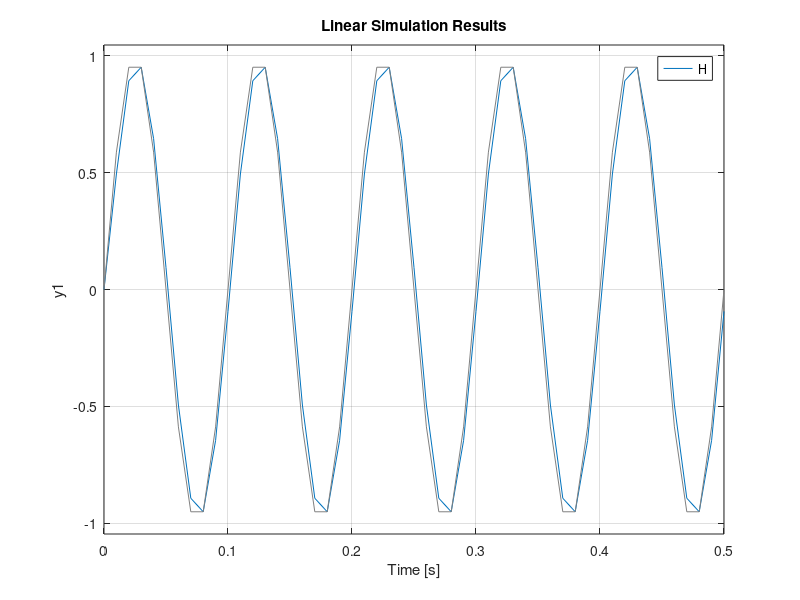

This chart was generated by the following MATLAB code:
% Given the transfer function H(s) = (n1*s +n0)/(d2*s^2 +d1*s +d0)
% use MATLAB  tf function     H = tf([n1 n0], [d2 d1 d0];   

H=tf([1],[1/(2*pi*100) 1]); % first order  
		       
%%%%%%%%STEP RESPONSE%%%%%%%%%%%%%%%%%%%%%%%%%%%%%%%%%%%%%%
ts=.5;  % time simulated
step(H,ts)

%%%%%%%%%%%%%%%%%%%%%%%%%%%%%%%%%%%%%%%%%%%%%%%%
t = 0:0.01:ts;
F0=10; IN = sin(2*pi*F0*t);  

lsim(H,IN,t)    % use lsim to simulate any input signal 
